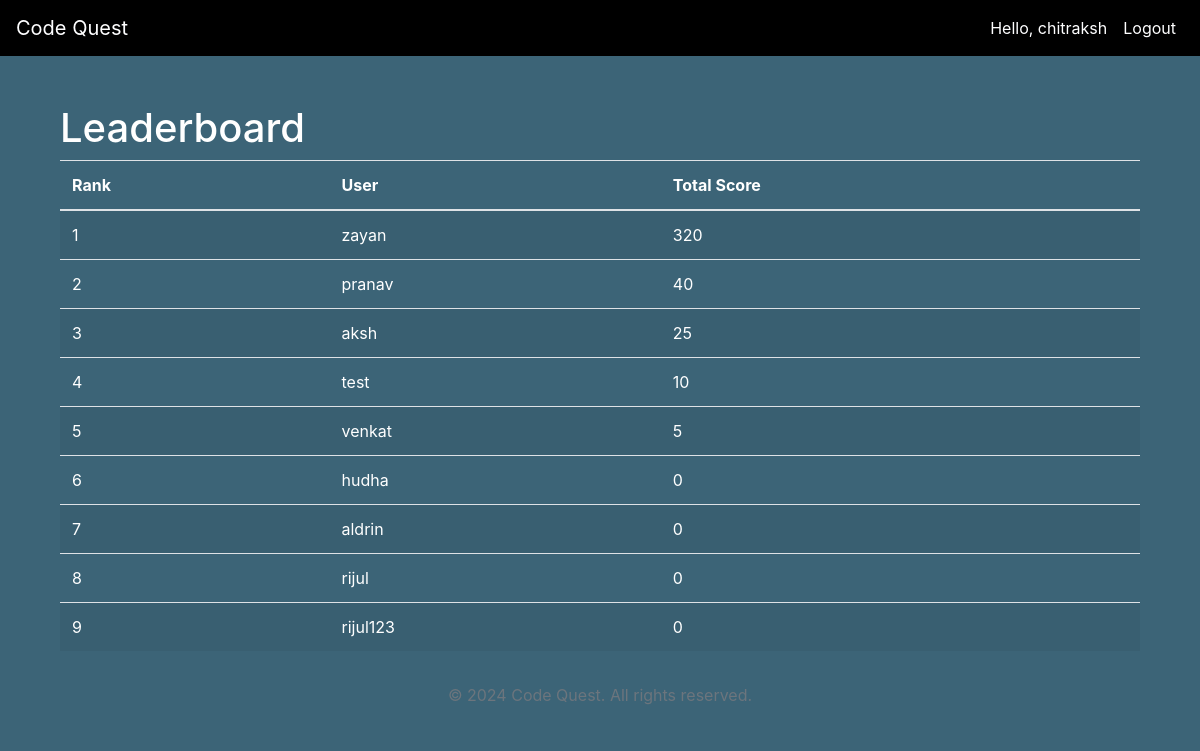
The page /leaderboard/ (signed in) on the database its author committed.
### codestar/models.py (models this page shows, shortened)
class Leaderboard(models.Model):
    user = models.ForeignKey(User, on_delete=models.CASCADE)
    total_score = models.IntegerField(default=0)
    timestamp = models.DateTimeField(auto_now=True)
    class Meta:
        ordering = ['-total_score']  # Order by total score descending

### codestar/views.py (the view)
# urls.py: path('leaderboard/', views.leaderboard, name='leaderboard'),
@cache_page(60)
@login_required
def leaderboard(request):
    leaderboard_entries = Leaderboard.objects.all()  # Fetch all leaderboard entries
    return render(request, 'codestar/leaderboard.html', {'leaderboard_entries': leaderboard_entries})

### templates/codestar/leaderboard.html
{% extends 'base.html' %}
{% block content %}
<div class="container mt-5">
    <h1>Leaderboard</h1>
    <table class="table table-striped">
        <thead>
            <tr>
                <th>Rank</th>
                <th>User</th>
                <th>Total Score</th>
            </tr>
        </thead>
        <tbody>
            {% for entry in leaderboard_entries %}
            <tr>
                <td>{{ forloop.counter }}</td>
                <td>{{ entry.user.username }}</td>
                <td>{{ entry.total_score }}</td>
            </tr>
            {% endfor %}
        </tbody>
    </table>
</div>
{% endblock %}

### templates/base.html (shortened to what this page needs)
<!DOCTYPE html>
{% load static %}
<html lang="en" dir="ltr">
  <head>
    {% block extra_head %}
    <link rel="stylesheet" href="https://cdnjs.cloudflare.com/ajax/libs/codemirror/5.62.0/codemirror.min.css">
    <link rel="stylesheet" href="https://cdnjs.cloudflare.com/ajax/libs/codemirror/5.62.0/theme/monokai.min.css">
    {% endblock %}
    <link rel="stylesheet" href="{% static 'css/home.css' %}">
    <link rel="stylesheet" href="https://maxcdn.bootstrapcdn.com/bootstrap/4.0.0/css/bootstrap.min.css">
  </head>
  <body>
    <nav class="navbar navbar-expand-lg navbar-light bg-light" id="main-nav">
      <a class="navbar-brand" href="{% url 'home' %}">Code Quest</a>
      <div class="collapse navbar-collapse" id="navbarNav">
        <div class="navbar-nav ml-auto">
          {% if user.is_authenticated %}
            <span class="nav-item nav-link">Hello, {{ user.username }}</span>
            <a class="nav-item nav-link" href="{% url 'logout' %}">Logout</a>
          {% else %}
            <a class="nav-item nav-link" href="{% url 'login' %}">Login</a>
            <a class="nav-item nav-link" href="{% url 'signup' %}">Sign Up</a>
          {% endif %}
        </div>
      </div>
    </nav>
    <div class="container mt-4">
      {% block content %}
      {% endblock %}
    </div>
    <footer class="footer mt-auto py-3 bg-light">
      <div class="container text-center">
        <span class="text-muted">© 2024 Code Quest. All rights reserved.</span>
      </div>
    </footer>
  </body>
</html>

### templates/base.html (style rules this page uses)
body { background-color: rgb(60, 100, 119); color: rgb(255, 255, 255); }
.container, .container-fluid { background-color: rgb(60, 100, 119); }
.navbar { background-color: #000000 !important; }
.navbar-light .navbar-brand, .navbar-light .navbar-nav .nav-link { color: rgb(254, 254, 255) !important; }
.footer { background-color: rgb(60, 100, 119) !important; color: white; }

### rows shown on the page
Leaderboard: user.username "zayan", total_score "320"
Leaderboard: user.username "pranav", total_score "40"
Leaderboard: user.username "aksh", total_score "25"
Leaderboard: user.username "test", total_score "10"
Leaderboard: user.username "venkat", total_score "5"
Leaderboard: user.username "hudha", total_score "0"
Leaderboard: user.username "aldrin", total_score "0"
Leaderboard: user.username "rijul", total_score "0"
Leaderboard: user.username "rijul123", total_score "0"

### other values the page prints
{{ user.username }} "chitraksh"
